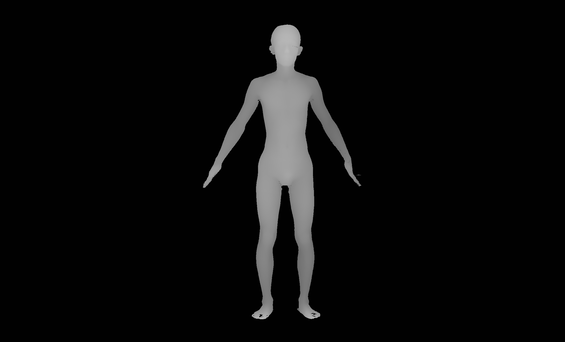
#> input picture test/정상/정면_남/DepthMap0.bmp, 565 x 342 px, found by its file name
$ python 3d_pose_denoised.py
#> lines starting #> are read from the running program, lines starting #| are printed output that depends on the picture; after the words box and inside, x2 and y2 are one past the last pixel; in counts of white or black regions, pixels touching at a corner belong together
import numpy as np
import cv2
import open3d as o3d

def load_depth_map(file_path):
    from PIL import Image
    try:
        with Image.open(file_path) as img:
#> img is the input picture: PIL image 565x342 RGB; min 0, max 195, mean 10.9
            depth_map = np.array(img)
            if len(depth_map.shape) > 2:
                depth_map = np.mean(depth_map, axis=2).astype(np.uint8)

            height, width = depth_map.shape
#> height = 342; width = 565
            size = min(height, width)
#> size = 342

            start_y = (height - size) // 2
#> start_y = 0
            start_x = (width - size) // 2
#> start_x = 111
            depth_map = depth_map[start_y:start_y+size, start_x:start_x+size]
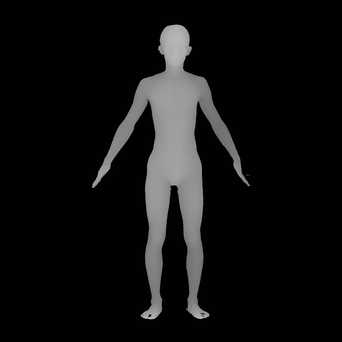
#> depth_map: shape (342, 342); min 0, max 195, mean 17.3

            # 가우시안 블러로 노이즈 감소
            depth_map = cv2.GaussianBlur(depth_map, (3, 3), 0)

            return depth_map.astype(np.float32) / 255.0
    except Exception as e:
        print(f"Failed to load: {file_path}")
        print(f"Error: {str(e)}")
        return None

def remove_outliers(pcd):
    # 통계적 이상치 제거
    cl, ind = pcd.remove_statistical_outlier(nb_neighbors=20, std_ratio=2.0)
    pcd = pcd.select_by_index(ind)

    # 반경 기반 이상치 제거
    cl, ind = pcd.remove_radius_outlier(nb_points=16, radius=10)
    pcd = pcd.select_by_index(ind)

    return pcd

def create_point_cloud_from_depth(depth_map, view):
#> called with view = 'front'
    if depth_map is None:
        return None

    size = depth_map.shape[0]
#> size = 342
    y, x = np.mgrid[0:size, 0:size]

    step = 1
    x = x[::step, ::step]
    y = y[::step, ::step]
    depth_map = depth_map[::step, ::step]

    x = x - size/2
    y = y - size/2

    scale = 100

    if view == "front":
        points = np.stack([x, -y, depth_map * scale], axis=-1)
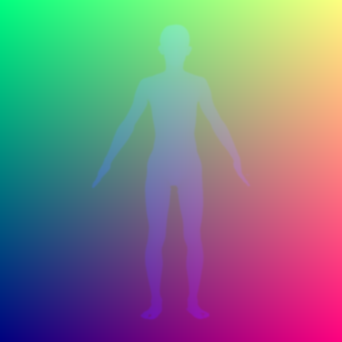
#> points: shape (342, 342, 3) float64; mean of channels 0, 1, 2 -0.5, 0.5, 6.8; drawn with min black and max white
    elif view == "right":
        points = np.stack([depth_map * scale * 3, -y, -x], axis=-1)
    elif view == "left":
        points = np.stack([-depth_map * scale * 3, -y, x], axis=-1)
    elif view == "back":
        points = np.stack([-x, -y, -depth_map * scale], axis=-1)

    # 깊이 임계값 증가 및 엣지 제거
    threshold = 0.35
    edge_threshold = 50  # 엣지에서의 깊이 차이 임계값

    # 엣지 검출을 위한 깊이 차이 계산
    depth_diff_x = np.abs(np.diff(depth_map, axis=1))
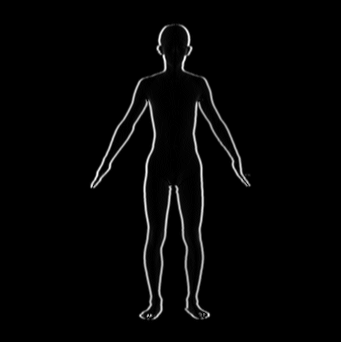
#> depth_diff_x: shape (342, 341) float32; min 0, max 0.278, mean 0.00578; drawn with min black and max white
    depth_diff_y = np.abs(np.diff(depth_map, axis=0))
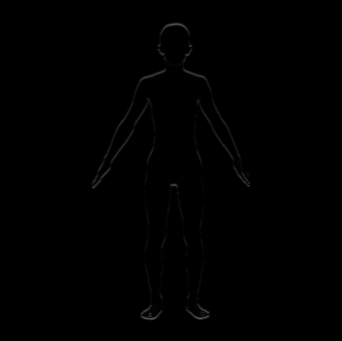
#> depth_diff_y: shape (341, 342) float32; min 0, max 0.325, mean 0.00236

    # 패딩을 추가하여 원본 크기와 맞추기
    depth_diff_x = np.pad(depth_diff_x, ((0, 0), (0, 1)), mode='edge')
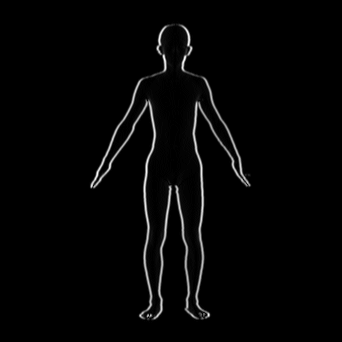
#> depth_diff_x: shape (342, 342) float32; min 0, max 0.278, mean 0.00576; drawn with min black and max white
    depth_diff_y = np.pad(depth_diff_y, ((0, 1), (0, 0)), mode='edge')
#> depth_diff_y: shape (342, 342) float32

    # 엣지가 아닌 지점 선택
    valid_edges = (depth_diff_x < edge_threshold/scale) & (depth_diff_y < edge_threshold/scale)
#> valid_edges: shape (342, 342) bool; every value is 1
    valid_depth = depth_map > threshold
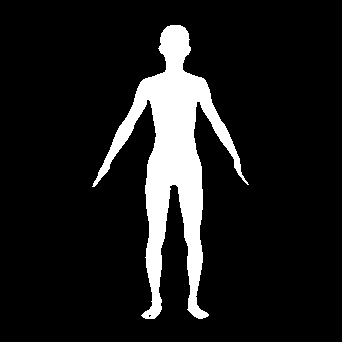
#> valid_depth: shape (342, 342) bool; 11% white; 1 white region, box (x1, y1, x2, y2) and area: (92, 25, 249, 319) 12876

    valid_points = points[valid_edges & valid_depth]

    if len(valid_points) > 20000:
        indices = np.random.choice(len(valid_points), 20000, replace=False)
        valid_points = valid_points[indices]

    pcd = o3d.geometry.PointCloud()
    pcd.points = o3d.utility.Vector3dVector(valid_points)

    colors = {
        "front": [1, 0, 0],
        "right": [0, 1, 0],
        "left": [0, 0, 1],
        "back": [1, 1, 0]
    }
    pcd.paint_uniform_color(colors[view])

    # 법선 벡터 계산 및 이상치 제거
    pcd.estimate_normals(search_param=o3d.geometry.KDTreeSearchParamHybrid(radius=5, max_nn=30))
    pcd = remove_outliers(pcd)

    return pcd

def align_point_clouds(source, target, threshold=10):
    init_transformation = np.eye(4)

    # 포인트 클라우드 다운샘플링
    source_down = source.voxel_down_sample(voxel_size=2.0)
    target_down = target.voxel_down_sample(voxel_size=2.0)

    # 법선 벡터 재계산
    source_down.estimate_normals(
        search_param=o3d.geometry.KDTreeSearchParamHybrid(radius=10, max_nn=30))
    target_down.estimate_normals(
        search_param=o3d.geometry.KDTreeSearchParamHybrid(radius=10, max_nn=30))

    # Point-to-plane ICP 사용
    reg_p2p = o3d.pipelines.registration.registration_icp(
        source_down, target_down,
        max_correspondence_distance=threshold,
        init=init_transformation,
        estimation_method=o3d.pipelines.registration.TransformationEstimationPointToPlane(),
        criteria=o3d.pipelines.registration.ICPConvergenceCriteria(
            relative_fitness=1e-6,
            relative_rmse=1e-6,
            max_iteration=50
        )
    )

    if reg_p2p.fitness > 0.03:
        return source.transform(reg_p2p.transformation)
    return source

def visualize_3d_pose():
    views = {
        "front": r"d:\기타\파일 자료\파일\프로젝트 PJ\AAAAAA2_3D_자세\test\정상\정면_남\DepthMap0.bmp",
        "right": r"d:\기타\파일 자료\파일\프로젝트 PJ\AAAAAA2_3D_자세\test\정상\오른쪽_남\DepthMap0.bmp",
        "left": r"d:\기타\파일 자료\파일\프로젝트 PJ\AAAAAA2_3D_자세\test\정상\왼쪽_남\DepthMap0.bmp",
        "back": r"d:\기타\파일 자료\파일\프로젝트 PJ\AAAAAA2_3D_자세\test\정상\후면_남\DepthMap0.bmp"
    }

    point_clouds = {}
    for view_name, file_path in views.items():
        depth_map = load_depth_map(file_path)
        if depth_map is not None:
            pcd = create_point_cloud_from_depth(depth_map, view_name)
            if pcd is not None:
                point_clouds[view_name] = pcd

    aligned_clouds = [point_clouds["front"]]
    if "back" in point_clouds:
        back_aligned = align_point_clouds(point_clouds["back"], point_clouds["front"], threshold=50)
        aligned_clouds.append(back_aligned)

    target = point_clouds["front"]
    for view in ["right", "left"]:
        if view in point_clouds:
            aligned = align_point_clouds(point_clouds[view], target, threshold=100)
            aligned_clouds.append(aligned)

    # 모든 포인트 클라우드를 하나로 합치고 최종 노이즈 제거
    merged_cloud = o3d.geometry.PointCloud()
    points = []
    colors = []
    for pcd in aligned_clouds:
        points.extend(np.asarray(pcd.points))
        colors.extend(np.asarray(pcd.colors))
    merged_cloud.points = o3d.utility.Vector3dVector(np.array(points))
    merged_cloud.colors = o3d.utility.Vector3dVector(np.array(colors))

    # 최종 노이즈 제거 및 다운샘플링
    merged_cloud = merged_cloud.voxel_down_sample(voxel_size=2.0)
    merged_cloud = remove_outliers(merged_cloud)

    # 좌표축 생성
    coord_frame = o3d.geometry.TriangleMesh.create_coordinate_frame(size=100)

    vis = o3d.visualization.Visualizer()
    vis.create_window(window_name="3D Pose Visualization (Denoised)", width=1024, height=768)

    vis.add_geometry(merged_cloud)
    vis.add_geometry(coord_frame)

    opt = vis.get_render_option()
    opt.point_size = 2.0
    opt.background_color = np.asarray([0, 0, 0])

    ctr = vis.get_view_control()
    ctr.set_zoom(0.8)
    ctr.set_front([0.5, -0.5, -0.5])
    ctr.set_up([0, -1, 0])

    vis.run()
    vis.destroy_window()

if __name__ == "__main__":
#> (the run stopped early here; a loop or call above may not have finished)
